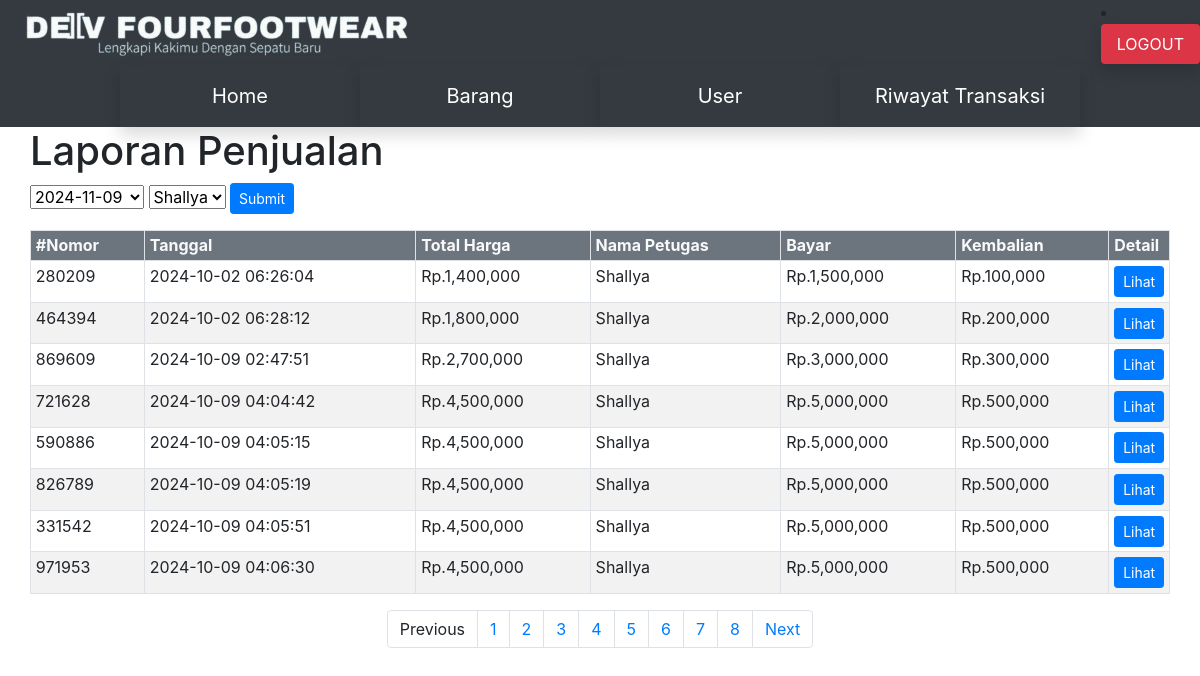
The page /index.php?page=rwy (signed in) on the database its author committed.
### tables this page shows
CREATE TABLE `transaksi` (
  `id_transaksi` int(11) NOT NULL,
  `tanggal_waktu` datetime NOT NULL,
  `nomor` varchar(20) NOT NULL,
  `total` int(11) NOT NULL,
  `nama` varchar(50) NOT NULL,
  `bayar` int(11) NOT NULL,
  `kembali` int(11) NOT NULL,
  `tanggal` date DEFAULT NULL
);

### page/rwy.php (the view, shortened to what this page needs)
<?php
include "config.php";
$veiw=$koneksi->query("SELECT DISTINCT tanggal from transaksi order by tanggal desc");
$ptgs=mysqli_query($koneksi,"SELECT DISTINCT nama FROM transaksi");
?>
<!DOCTYPE html>
<html>
<head>
</head>
<body>
<div class="container" style="padding: 0px 0px 0px 0px;">
	<h1>Laporan Penjualan</h1>
		<form action="" method="POST" id="myForm">
			<div class="flex-row form-group">
		<select name="id" style="width:auto;" class="form" onchange="submitform()">
			<?php
			while($row=$veiw->fetch_array()){
			?>
			<option><?=$row['tanggal']?></option>
			<?php
			}
			?>
		</select>
		<select name="ptg" style="width:auto;" required class="">
			<?php
			while($row=$ptgs->fetch_array()){
			?>
			<option><?=$row['nama']?></option>
			<?php
			}
			?>
		</select>
		<input type="submit" name="submit" class="btn btn-primary btn-sm">
	</div>
	</form>
	<?php
	if (isset($_POST['submit'])) {
		$tg=$_POST['id'];
		$pg=$_POST['ptg'];
	?>
	<a href="index.php?page=rwy" class="btn btn-primary">Tampilkan Semua Data</a>
	<table class="table table-bordered table-striped">
		<tr class="bg-secondary text-light ">
			<th>NO</th>
			<th>#Kode</th>
			<th>Tanggal/Waktu</th>
			<th>Total Pembelian</th>
			<th>Nama kasir</th>
			<th>Bayar</th>
			<th>Kembalian</th>
			<th>Detail</th>
		</tr>
	<?php
	$no=1;
	$view = $koneksi->query("SELECT * FROM transaksi WHERE tanggal='$tg' and nama='$pg'");
        while ($row = $view->fetch_array()) {
        ?>
		<tr>
			<td><?=$no++?></td>
			<td> <?= $row['nomor'] ?> </td>
			<td> <?= $row['tanggal_waktu'] ?> </td>
			<td><?= $row['total'] ?></td>
			<td><?=$row['nama']?></td>
			<td><?=$row['bayar']?></td>
			<td><?=$row['kembali']?></td>
			<td><a href="print.php?idtrx=<?=$row['id_transaksi']?>" class="btn btn-sm btn-dark">Print</a>
				<a href="index.php?page=detra&idtra=<?=$row['id_transaksi'] ?>" class="btn btn-sm btn-primary">Lihat</a></td>
		</tr>
		<?php }}else{ ?>
			 <table class="table table-bordered table-striped table-sm">
 	<tr class="bg-secondary text-light">
 		<th>#Nomor</th>
 		<th>Tanggal</th>
 		<th>Total Harga</th>
 		<th>Nama Petugas</th>
 		<th>Bayar</th>
 		<th>Kembalian</th>
 		<th width="60px">Detail</th>
 	</tr>
 	<?php
 	$batas=8;
		$halaman=isset($_GET['halaman'])?(int)$_GET['halaman'] :1;
		$halaman_awal=($halaman>1)?($halaman * $batas)-$batas:0;
		$prev=$halaman-1;
		$next=$halaman+1;
		$data=mysqli_query($koneksi,"SELECT * FROM transaksi");
		$jumlah_data=mysqli_num_rows($data);
		$total_halaman=ceil($jumlah_data/$batas);
		$data_barang=mysqli_query($koneksi,"SELECT * FROM transaksi limit $halaman_awal,$batas");
        while ($row =mysqli_fetch_array($data_barang)) {
		?>
 	<tr>
 		<td><?= $row['nomor'] ?></td>
 		<td><?= $row['tanggal_waktu'] ?></td>
 		<td>Rp.<?= number_format($row['total']) ?></td>
 		<td><?= $row['nama'] ?></td>
 		<td>Rp.<?= number_format($row['bayar']) ?></td>
 		<td>Rp.<?= number_format($row['kembali']) ?></td>
 		<td><a href="index.php?page=detra&idtra=<?=$row['id_transaksi'] ?>" class="btn btn-sm btn-primary">Lihat</a></td>
 	</tr>
 <?php } ?>
 </table>
 <ul class="pagination justify-content-center">
			<li class="page-item">
				<a class="page-link" <?php if($halaman>1){ echo "href='?page=rwy&halaman=$prev'";}?>>Previous</a>
			</li>
		<?php
		for($x=1;$x<=$total_halaman;$x++){
			?>
			<li class="page-item">
				<a class="page-link" href="?page=rwy&halaman=<?=$x?>"><?=$x ?></a></li>
			<?php
		}
?>
<li class="page-item">
	<a class="page-link" <?php if ($halaman<$total_halaman){ echo "href='?page=rwy&halaman=$next'"; }?>>Next</a>
</li>
</ul>
		<?php
		}
        ?>
</div>
</div>
</body>
</html>

### rows shown on the page
transaksi: nomor "280209", tanggal_waktu "2024-10-02 06:26:04", total "1,400,000", nama "Shallya", bayar "1,500,000", kembali "100,000"
transaksi: nomor "464394", tanggal_waktu "2024-10-02 06:28:12", total "1,800,000", nama "Shallya", bayar "2,000,000", kembali "200,000"
transaksi: nomor "869609", tanggal_waktu "2024-10-09 02:47:51", total "2,700,000", nama "Shallya", bayar "3,000,000", kembali "300,000"
transaksi: nomor "721628", tanggal_waktu "2024-10-09 04:04:42", total "4,500,000", nama "Shallya", bayar "5,000,000", kembali "500,000"
transaksi: nomor "590886", tanggal_waktu "2024-10-09 04:05:15", total "4,500,000", nama "Shallya", bayar "5,000,000", kembali "500,000"
transaksi: nomor "826789", tanggal_waktu "2024-10-09 04:05:19", total "4,500,000", nama "Shallya", bayar "5,000,000", kembali "500,000"
transaksi: nomor "331542", tanggal_waktu "2024-10-09 04:05:51", total "4,500,000", nama "Shallya", bayar "5,000,000", kembali "500,000"
transaksi: nomor "971953", tanggal_waktu "2024-10-09 04:06:30", total "4,500,000", nama "Shallya", bayar "5,000,000", kembali "500,000"

### other values the page prints
form field id "2024-11-09"
form field ptg "Shallya"
